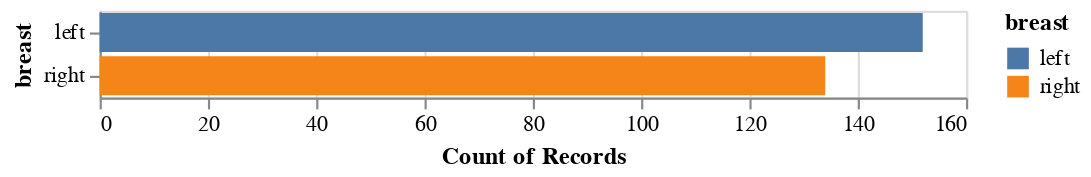

Notebook code for this chart:
### Code cell
bars = alt.Chart(data).mark_bar().encode(
    y='breast:O',
    color='breast:N',
    x='count(breast):O'
)

bars

### Figure 1 — Vega-Lite specification as saved in the notebook (floating-point values rounded to 4 significant figures; data arrays with more than 128 entries replaced by an {"elided": "..."} marker saying what was removed)
{"config": {"view": {"continuousWidth": 400, "continuousHeight": 300}}, "data": {"name": "data-f13bc638e99b5f68701dde03dc31f810"}, "mark": "bar", "encoding": {"color": {"type": "nominal", "field": "breast"}, "x": {"type": "ordinal", "aggregate": "count", "field": "breast"}, "y": {"type": "ordinal", "field": "breast"}}, "$schema": "https://vega.github.io/schema/vega-lite/v4.8.1.json", "datasets": {"data-f13bc638e99b5f68701dde03dc31f810": {"elided": "286 records"}}}
